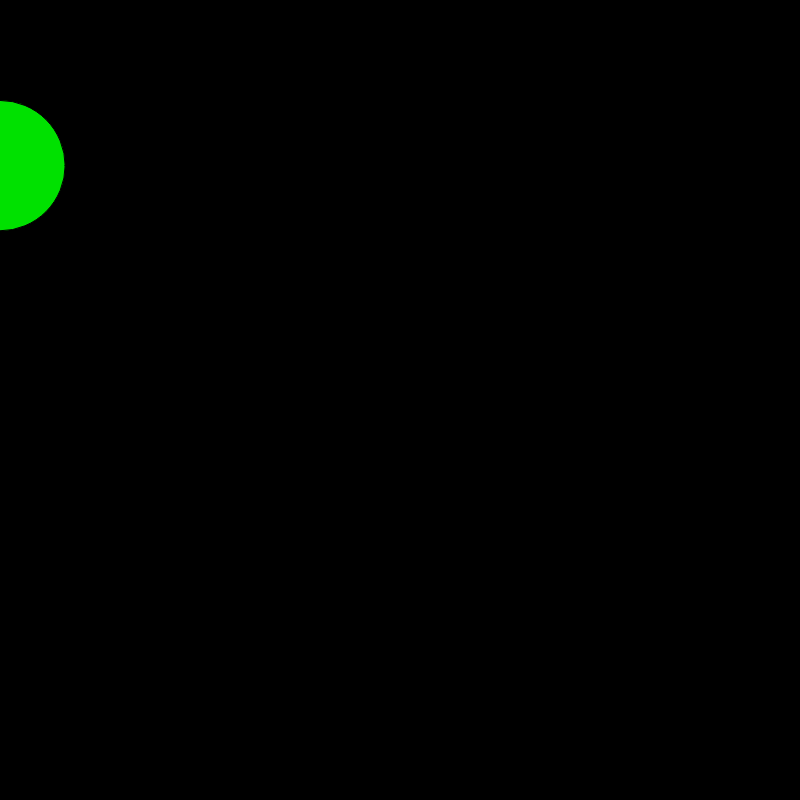
Frame 1 (no input)
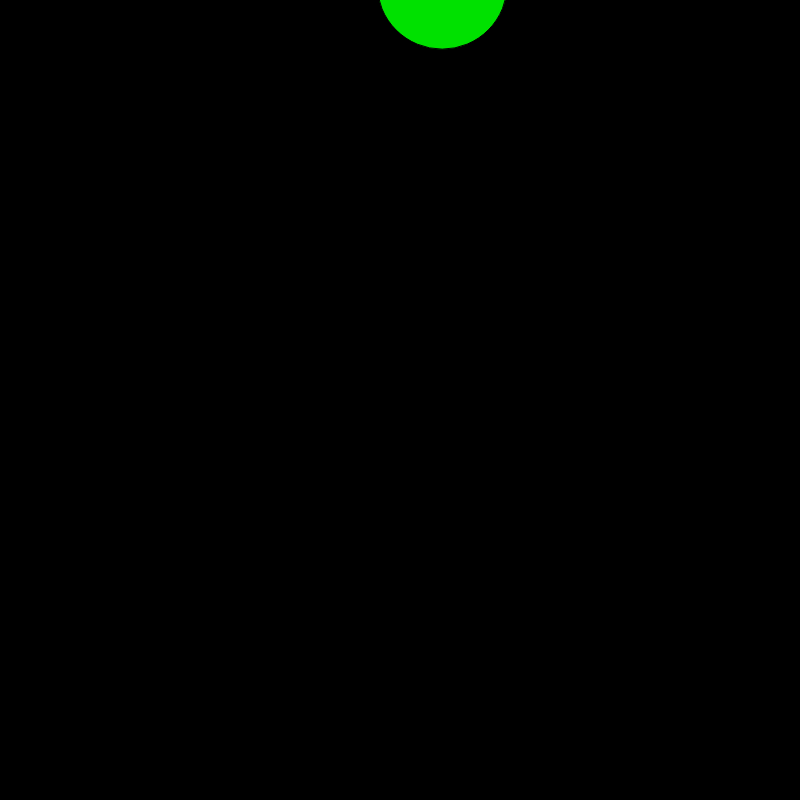
Frame 60 (no input)
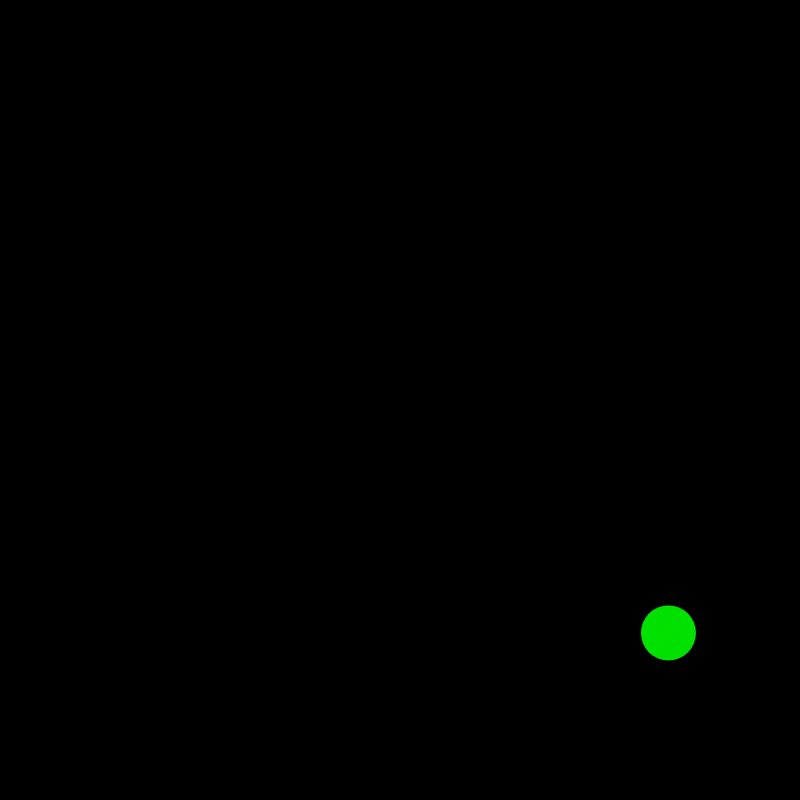
Frame 120 (the mouse pressed at the canvas centre since frame 60)

The p5.js sketch that drew these frames (run headless with seeded random() and noise() and a simulated clock; from frame 60 on, the mouse is pressed at the canvas centre):

// p5.js sketch
// ── sketch.js
/*
 *
 *
 *
 */



// constants
const WINDOW_HEIGHT = 800;
const WINDOW_LENGTH = 800; // window dimensions

// important globals variables
var balls = [];
var numBalls = 1;

function setup() {
  createCanvas(WINDOW_HEIGHT, WINDOW_LENGTH);
  
  for (var i = 0; i < numBalls; i++) {
    balls[i] = new Ball();
  }
}

function preload() {
  //preload sound file if any
}

function draw() {
  background(0);
  
  for (var i = 0; i < balls.length; i++) {
    balls[i].display();
    if (balls[i].checkForOffScreen()) {
      balls[i] = new Ball();
      break;
    }
    balls[i].moveBall();
  }

}

function getMousePos(ball) {
  
  var x = event.clientX
  var y = event.clientY
  
  if (x == ball.ballX && y == ball.ballY) {
    return true
  }
  return false
}

class Ball {
  
  constructor() {
    /**
    this.ballX = random(10, 100)
    this.ballY = random(10, 100)
    
    this.speedY = random(-5, 5)
    this.speedX = random(-5, 5)
    
    this.size = random(100)
    
    this.red = random(225)
    this.blue = random(225)
    this.green = random(225)
    */
    
    // decides whether ball will spawn at the left, right, top, or bottom of the screen
    var side = floor(random(0, 4))
    
    // assign appropriate speeds based on spawn region so ball doesn't go right back off screen
    if (side == 0) { // ceiling
      this.ballX = random(0, WINDOW_LENGTH);
      this.ballY = 0;
      this.speedX = random(-10, 10)
      this.speedY = random(0, 10)
    }
      
    if (side == 1) { // floor
      this.ballX = random(0, WINDOW_LENGTH)
      this.ballY = WINDOW_HEIGHT
      this.speedX = random(-10, 10)
      this.speedY = random(-10, 0)
    }
    
    if (side == 2) { // left
      this.ballX = 0;
      this.ballY = random(0, WINDOW_HEIGHT);
      this.speedX = random(0, 10)
      this.speedY = random(-10, 10)
    }
    
    else { // right
      this.ballX = WINDOW_LENGTH;
      this.ballY = random(0, WINDOW_HEIGHT)
      this.speedX = random(-10, 0);
      this.speedY = random(-10, 10)
    }
    
    this.size = random(50, 150);
    
    this.red = 0;
    this.blue = 0;
    this.green = 225;
  }
  
  display() {
    fill(this.red, this.green, this.blue)
    ellipse(this.ballX, this.ballY, this.size)
  }
  
  checkForOffScreen() {
    if ((((this.ballX + (this.size / 2)) < 0) || ((this.ballX - (this.size / 2)) > WINDOW_LENGTH)) || (((this.ballY + (this.size / 2)) < 0) || ((this.ballY - (this.size / 2)) > WINDOW_HEIGHT))) {
      return true;
    }
    return false;
  }
  
  moveBall() {
    this.ballX += this.speedX;
    this.ballY += this.speedY;
  }
}
